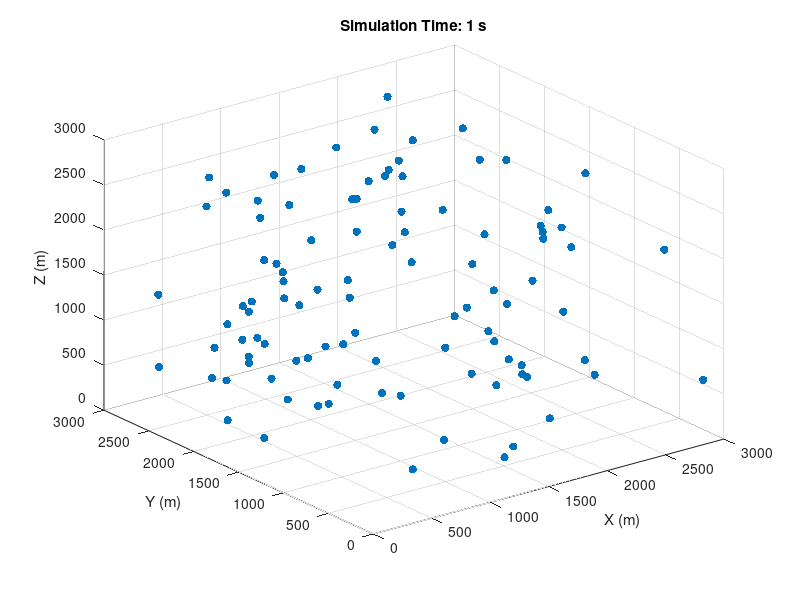
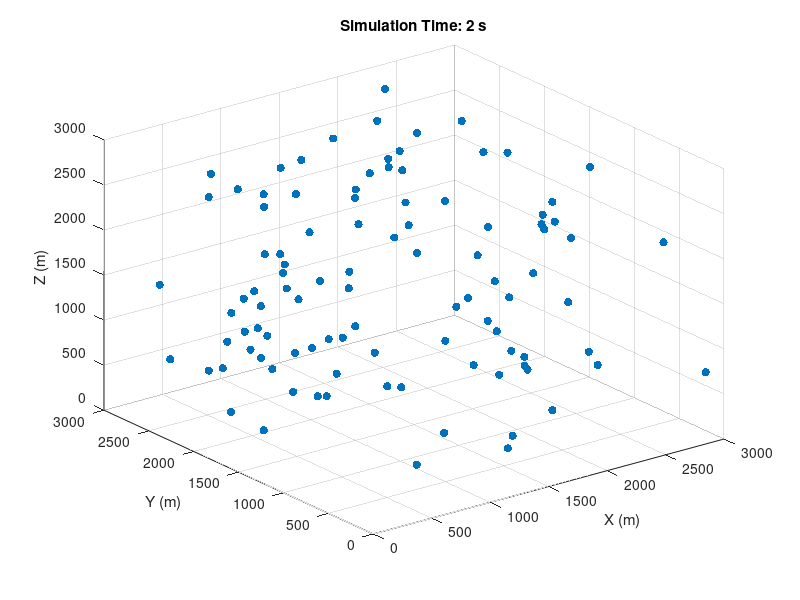
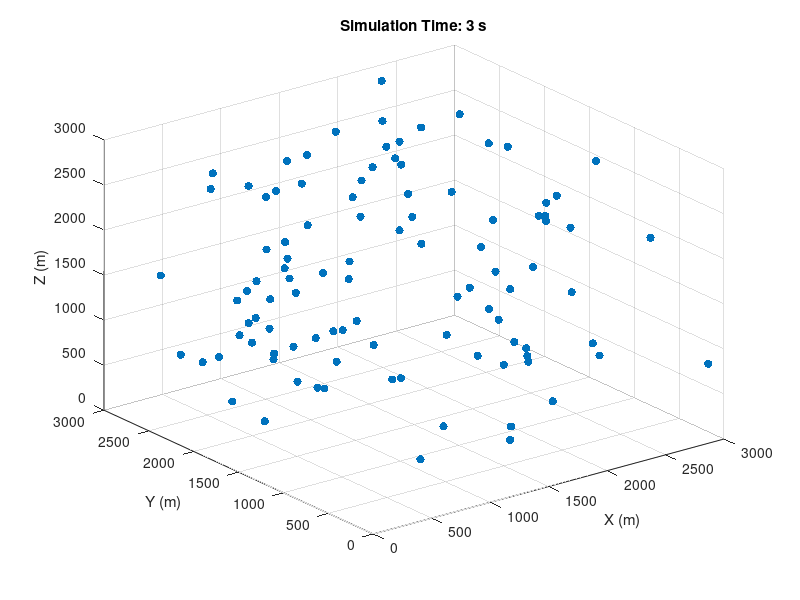
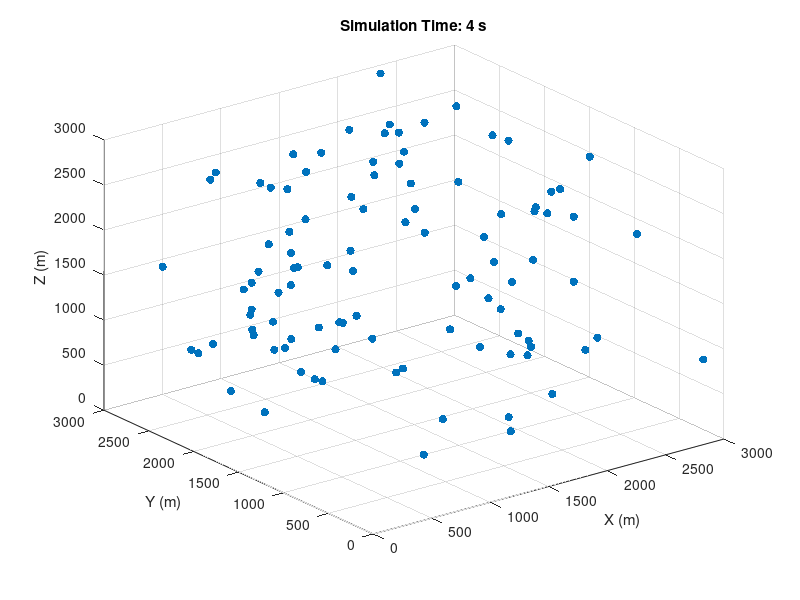

MATLAB code to generate these figures, in order:
num_drones = 100; % 无人机数量
space_size = 3000; % 空间大小（长、宽、高均为1km）
min_speed = 80; % 最小速度（m/s）
max_speed = 100; % 最大速度（m/s）
comm_range = 00; % 通信范围（m）
time_step = 1; % 时间步长（s）
simulation_time = 100; % 模拟时间（s）
speed_change=zeros(num_drones,3);%无人机初始化速度后相邻时间（1秒）速度的变化
% 初始化无人机位置
drone_positions = space_size * rand(num_drones, 3);
% 初始化无人机速度
drone_speeds = (max_speed - min_speed) * rand(num_drones, 3) + min_speed;
% 确保速度向量的模在4-8m/s范围内（调整方向但不改变模）
drone_speeds = drone_speeds ./ sqrt(sum(drone_speeds.^2, 2)) .* (min_speed + (max_speed - min_speed) * rand(num_drones, 1));

% 初始化无人机通信邻接矩阵
comm_matrix = zeros(num_drones);

%初始化每个离散时间点的距离矩阵
for i=1:(simulation_time/time_step)
    D{i}=zeros(num_drones,num_drones);
end
%初始化每个离散时间点的连接矩阵
for i=1:(simulation_time/time_step)
    I{i}=zeros(num_drones,num_drones);
end

% 模拟无人机运动
for k = 1:simulation_time/time_step
    speed_change=10*randn(num_drones,3);
    drone_speeds=drone_speeds+speed_change;%更新速度的扰动
    % 更新无人机位置
    drone_positions = drone_positions + drone_speeds * time_step;
    
    % 确保无人机不会超出空间边界
    for i=1:num_drones
        if drone_positions(i,1)<0
            drone_positions(i,1)=-drone_positions(i,1);
            drone_speeds(i,1)=-drone_speeds(i,1);
        end
        if drone_positions(i,1)>space_size
            drone_positions(i,1)=2*space_size-drone_positions(i,1);
            drone_speeds(i,1)=-drone_speeds(i,1);
        end
        if drone_positions(i,2)<0
            drone_positions(i,2)=-drone_positions(i,2);
            drone_speeds(i,2)=-drone_speeds(i,2);
        end
        if drone_positions(i,2)>space_size
            drone_positions(i,2)=2*space_size-drone_positions(i,2);
            drone_speeds(i,2)=-drone_speeds(i,2);
        end
        if drone_positions(i,3)<0
            drone_positions(i,3)=-drone_positions(i,3);
            drone_speeds(i,3)=-drone_speeds(i,3);
        end
        if drone_positions(i,3)>space_size
            drone_positions(i,3)=2*space_size-drone_positions(i,3);
            drone_speeds(i,3)=-drone_speeds(i,3);
        end
    end
    
    % 计算无人机之间的距离
    distances = pdist2(drone_positions, drone_positions);
    D{k}=distances;
    
    % 更新通信邻接矩阵
    comm_matrix = (distances <= comm_range);
    comm_matrix = comm_matrix-eye(num_drones,num_drones);
    I{k}=comm_matrix;
    
    %可视化无人机位置和通信关系（可选）
        figure;
        scatter3(drone_positions(:,1), drone_positions(:,2), drone_positions(:,3), 'filled');
        hold on;
        for i = 1:num_drones
            for j = i+1:num_drones
                if comm_matrix(i,j)
                    line([drone_positions(i,1), drone_positions(j,1)], ...
                         [drone_positions(i,2), drone_positions(j,2)], ...
                         [drone_positions(i,3), drone_positions(j,3)], ...
                         'Color', 'r', 'LineWidth', 1);
                end
            end
        end
        grid on;
        xlabel('X (m)');
        ylabel('Y (m)');
        zlabel('Z (m)');
        title(['Simulation Time: ', num2str(k), ' s']);
        drawnow;
    d=D{k};
    i=I{k};
    disp(d(1,2));
        disp(i(1,2));
    %暂停一段时间以便观察（可选）
        pause(5);
end


